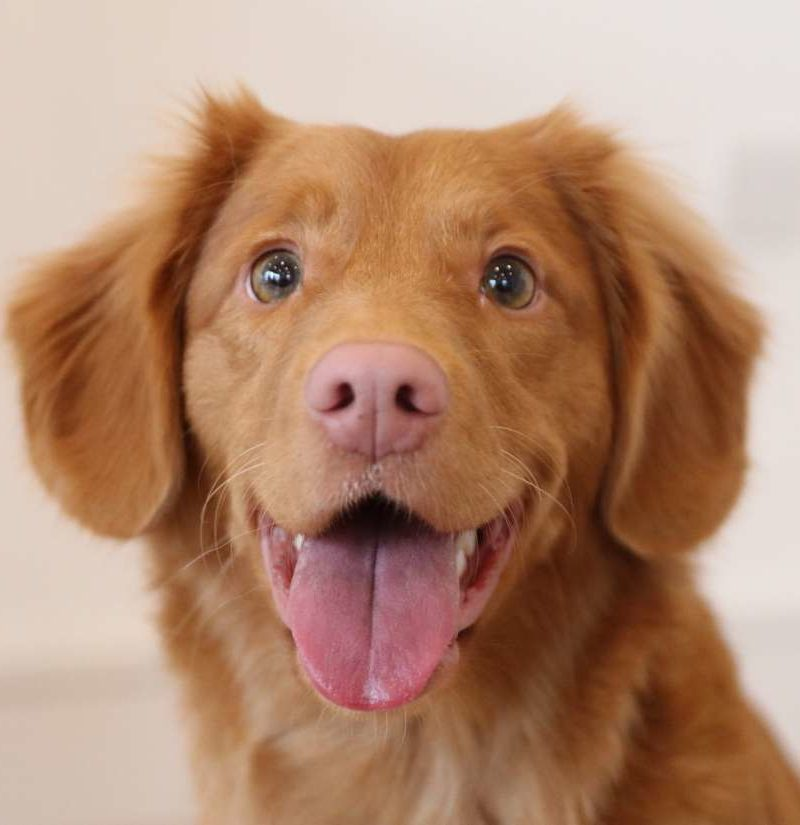
#> input picture images/dog.jpeg, 800 x 825 px; its folder holds only this picture in this run
$ python -i linedraw.py   (imports and definitions only)
#> lines starting #> are read from the running program, lines starting #| are printed output that depends on the picture; after the words box and inside, x2 and y2 are one past the last pixel; in counts of white or black regions, pixels touching at a corner belong together
from random import *
import math
import argparse

from PIL import Image, ImageDraw, ImageOps

from linedraw.filters import *
from linedraw.strokesort import *
from linedraw import perlin
from linedraw.util import *

no_cv = False
export_path = "output/out.svg"
draw_contours = True
draw_hatch = True
show_bitmap = False
resolution = 1024
hatch_size = 16
contour_simplify = 2

try:
    import numpy as np
    import cv2
except:
    print("Cannot import numpy/openCV. Switching to NO_CV mode.")
    no_cv = True


# [113 lines left out: functions find_edges, getdots, connectdots, getcontours, _sketch, not called in this run]

>>> import cv2
>>> picture = cv2.imread('../images/dog.jpeg')
#> picture is the input picture: shape (825, 800, 3); mean B, G, R 112.3, 137.1, 177.1
>>> result = _sketch(picture)
#> in _sketch, `IM = IM.convert("L")`:
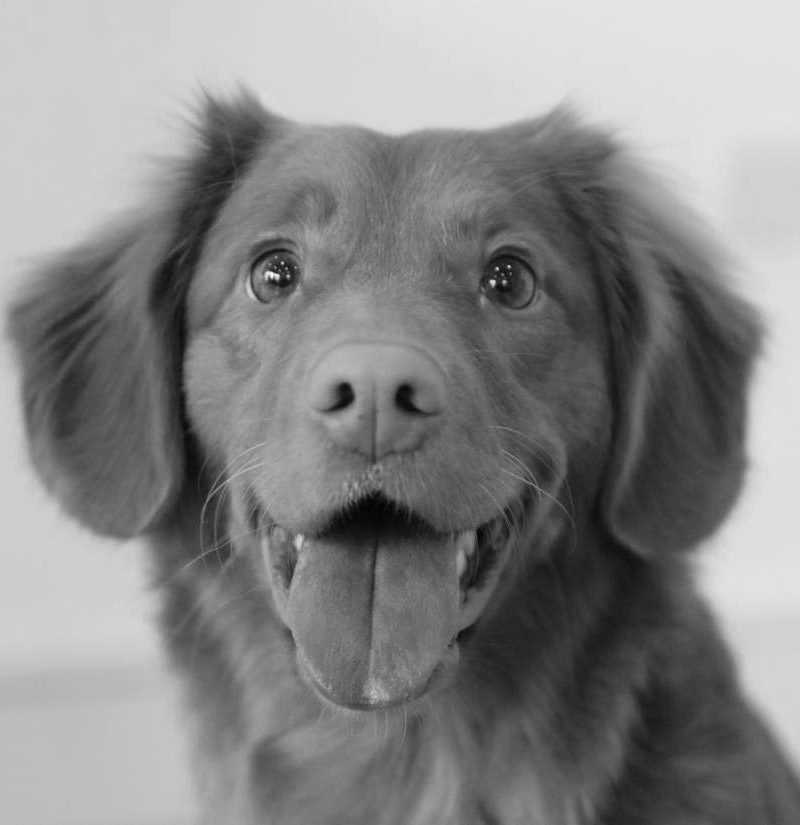
#> IM: PIL image 800x825 L; min 3, max 252, mean 134.3
#> in _sketch, `IM = ImageOps.autocontrast(IM, 10)`:
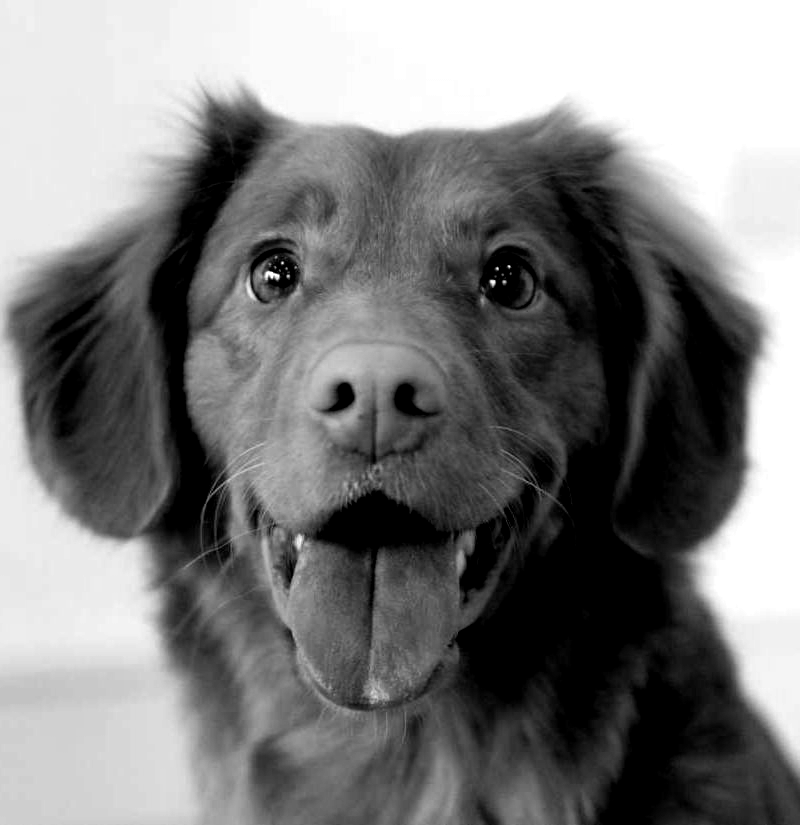
#> IM: PIL image 800x825 L; min 0, max 255, mean 125.6
#> in find_edges, `im = cv2.Canny(im, 100, 200)`:
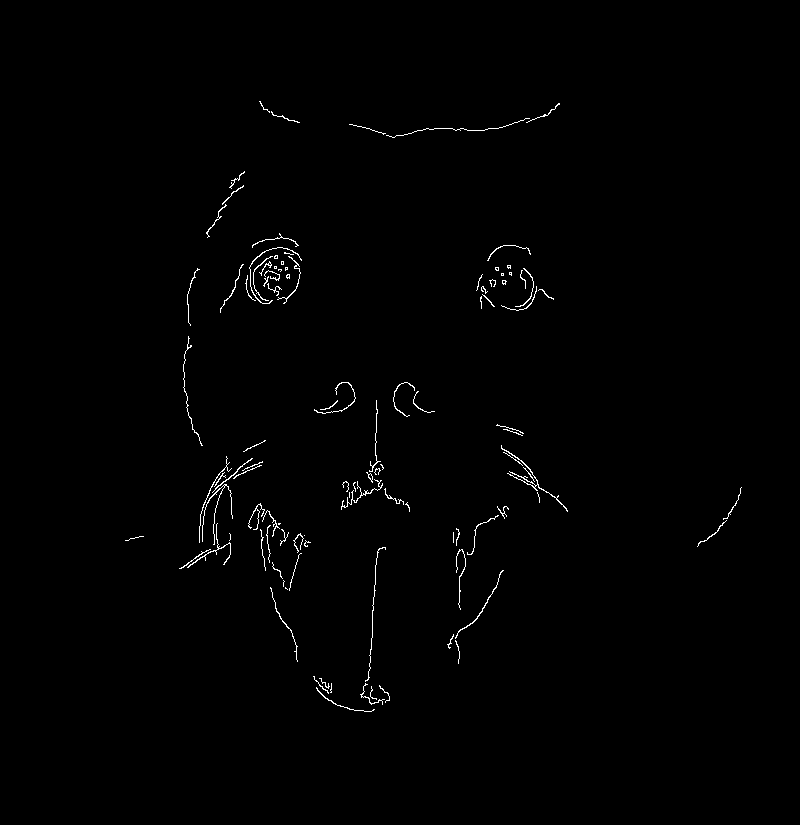
#> im: shape (825, 800); 0.71% white in thin lines or dots, all inside (x1, y1, x2, y2) = (125, 101, 742, 712)
#> in getcontours, `IM2 = IM.rotate(-90, expand=True).transpose(Image.FLIP_LEFT_RIGHT)`:
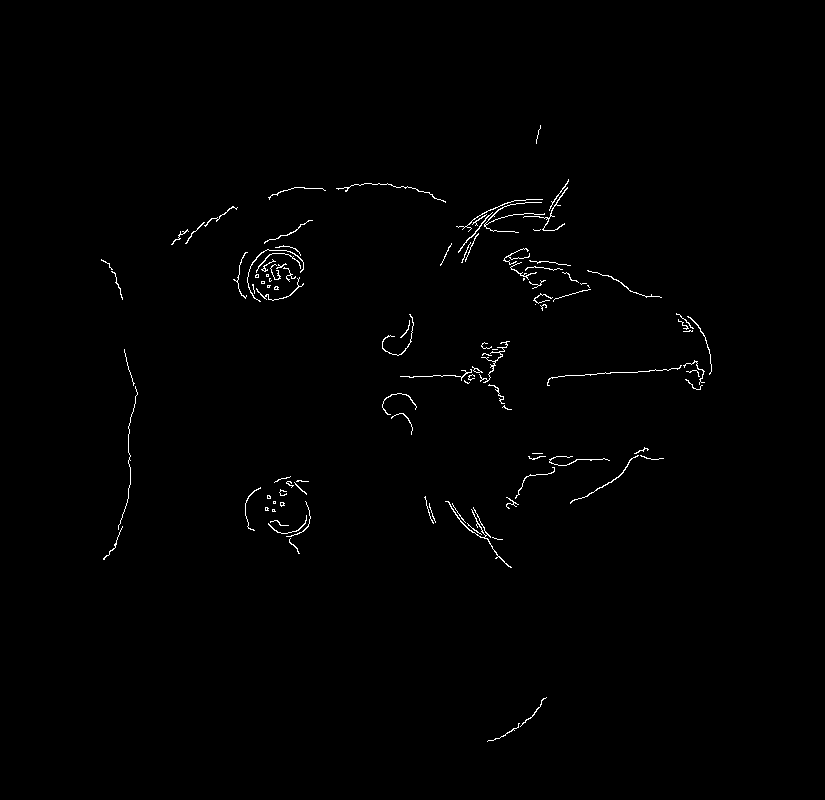
#> IM2: PIL image 825x800 L; 0.71% white in thin lines or dots, all inside (x1, y1, x2, y2) = (101, 125, 712, 742)
#> in getcontours, `dots1 = getdots(IM1)`: dots1 = 824 items, first 6: [], [], [], [], [], []
#> after the loop in connectdots, `for y in range(len(dots)):`: contours = 155 items
#> in getcontours, `dots2 = getdots(IM2)`: dots2 = 799 items, first 6: [], [], [], [], [], []
#> in getcontours, `contours2 = connectdots(dots2)`: contours2 = 136 items
#> the loop in getcontours, `for i in range(len(contours2)):` made 136 passes
#> in getcontours, `contours = contours1 + contours2`: contours = 291 items
#> the loop in getcontours, `for i in range(len(contours)):` made 1 pass
#> (the run stopped early here; a loop or call above may not have finished)
